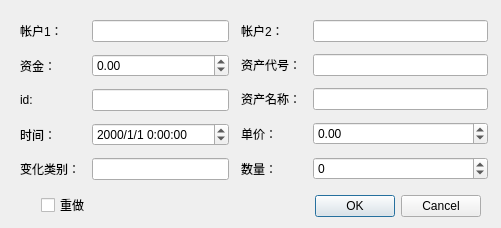
<?xml version="1.0" encoding="UTF-8"?>
<ui version="4.0">
 <class>myModifyExchange</class>
 <widget class="QDialog" name="myModifyExchange">
  <property name="geometry">
   <rect>
    <x>0</x>
    <y>0</y>
    <width>501</width>
    <height>228</height>
   </rect>
  </property>
  <property name="windowTitle">
   <string>Dialog</string>
  </property>
  <widget class="QDialogButtonBox" name="buttonBox">
   <property name="geometry">
    <rect>
     <x>310</x>
     <y>190</y>
     <width>171</width>
     <height>32</height>
    </rect>
   </property>
   <property name="orientation">
    <enum>Qt::Horizontal</enum>
   </property>
   <property name="standardButtons">
    <set>QDialogButtonBox::Cancel|QDialogButtonBox::Ok</set>
   </property>
  </widget>
  <widget class="QWidget" name="horizontalLayoutWidget">
   <property name="geometry">
    <rect>
     <x>20</x>
     <y>20</y>
     <width>468</width>
     <height>163</height>
    </rect>
   </property>
   <layout class="QHBoxLayout" name="horizontalLayout" stretch="0,1">
    <property name="spacing">
     <number>12</number>
    </property>
    <item>
     <layout class="QFormLayout" name="formLayoutLeft">
      <item row="0" column="0">
       <widget class="QLabel" name="labelaccountMoney">
        <property name="text">
         <string>帐户1：</string>
        </property>
       </widget>
      </item>
      <item row="0" column="1">
       <widget class="QLineEdit" name="lineEditaccountMoney"/>
      </item>
      <item row="1" column="0">
       <widget class="QLabel" name="labelMoney">
        <property name="text">
         <string>资金：</string>
        </property>
       </widget>
      </item>
      <item row="2" column="0">
       <widget class="QLabel" name="labelId">
        <property name="text">
         <string>id:</string>
        </property>
       </widget>
      </item>
      <item row="2" column="1">
       <widget class="QLineEdit" name="lineEditId">
        <property name="readOnly">
         <bool>true</bool>
        </property>
       </widget>
      </item>
      <item row="3" column="0">
       <widget class="QLabel" name="labelTime">
        <property name="text">
         <string>时间：</string>
        </property>
       </widget>
      </item>
      <item row="4" column="0">
       <widget class="QLabel" name="labelType">
        <property name="text">
         <string>变化类别：</string>
        </property>
       </widget>
      </item>
      <item row="4" column="1">
       <widget class="QLineEdit" name="lineEditType"/>
      </item>
      <item row="1" column="1">
       <widget class="QDoubleSpinBox" name="spinBoxMoney">
        <property name="minimum">
         <double>-1000000.000000000000000</double>
        </property>
        <property name="maximum">
         <double>1000000.000000000000000</double>
        </property>
       </widget>
      </item>
      <item row="3" column="1">
       <widget class="QDateTimeEdit" name="dateTimeEditTime">
        <property name="displayFormat">
         <string>yyyy/M/d H:mm:ss</string>
        </property>
       </widget>
      </item>
     </layout>
    </item>
    <item>
     <layout class="QFormLayout" name="formLayoutRight">
      <item row="0" column="0">
       <widget class="QLabel" name="label_11">
        <property name="text">
         <string>帐户2：</string>
        </property>
       </widget>
      </item>
      <item row="0" column="1">
       <widget class="QLineEdit" name="lineEditAccount2"/>
      </item>
      <item row="1" column="0">
       <widget class="QLabel" name="labelCode">
        <property name="text">
         <string>资产代号：</string>
        </property>
       </widget>
      </item>
      <item row="1" column="1">
       <widget class="QLineEdit" name="lineEditCode"/>
      </item>
      <item row="2" column="0">
       <widget class="QLabel" name="labelName">
        <property name="text">
         <string>资产名称：</string>
        </property>
       </widget>
      </item>
      <item row="2" column="1">
       <widget class="QLineEdit" name="lineEditName"/>
      </item>
      <item row="3" column="0">
       <widget class="QLabel" name="labelPrice">
        <property name="text">
         <string>单价：</string>
        </property>
       </widget>
      </item>
      <item row="4" column="0">
       <widget class="QLabel" name="labelAmount">
        <property name="text">
         <string>数量：</string>
        </property>
       </widget>
      </item>
      <item row="3" column="1">
       <widget class="QDoubleSpinBox" name="spinBoxPrice">
        <property name="minimum">
         <double>-1000000.000000000000000</double>
        </property>
        <property name="maximum">
         <double>1000000.000000000000000</double>
        </property>
       </widget>
      </item>
      <item row="4" column="1">
       <widget class="QSpinBox" name="spinBoxAmount">
        <property name="minimum">
         <number>-100000</number>
        </property>
        <property name="maximum">
         <number>100000</number>
        </property>
        <property name="singleStep">
         <number>100</number>
        </property>
       </widget>
      </item>
     </layout>
    </item>
   </layout>
  </widget>
  <widget class="QCheckBox" name="checkBoxRollback">
   <property name="geometry">
    <rect>
     <x>41</x>
     <y>197</y>
     <width>71</width>
     <height>16</height>
    </rect>
   </property>
   <property name="text">
    <string>重做</string>
   </property>
  </widget>
 </widget>
 <resources/>
 <connections>
  <connection>
   <sender>buttonBox</sender>
   <signal>accepted()</signal>
   <receiver>myModifyExchange</receiver>
   <slot>accept()</slot>
   <hints>
    <hint type="sourcelabel">
     <x>248</x>
     <y>254</y>
    </hint>
    <hint type="destinationlabel">
     <x>157</x>
     <y>274</y>
    </hint>
   </hints>
  </connection>
  <connection>
   <sender>buttonBox</sender>
   <signal>rejected()</signal>
   <receiver>myModifyExchange</receiver>
   <slot>reject()</slot>
   <hints>
    <hint type="sourcelabel">
     <x>316</x>
     <y>260</y>
    </hint>
    <hint type="destinationlabel">
     <x>286</x>
     <y>274</y>
    </hint>
   </hints>
  </connection>
 </connections>
</ui>
